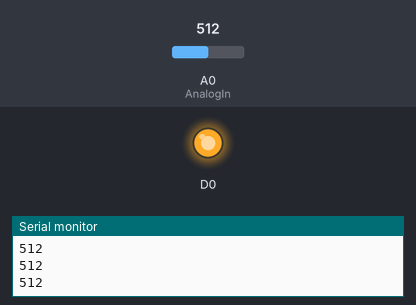
This sketch was run on a simulated ESP8266 (NodeMCU). On the bench: output pins drawn as LEDs (lit = HIGH), the last lines printed to the serial monitor. Inputs (shaded band) come from the test bench; at power-on: A0 (AnalogIn) = 512.

Above: at 1.2 s.
1.3 s: A0 (AnalogIn) set to 122
At 1.8 s:
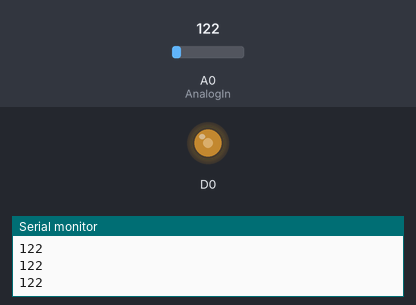
2.8 s: A0 (AnalogIn) set to 0
At 4.0 s:
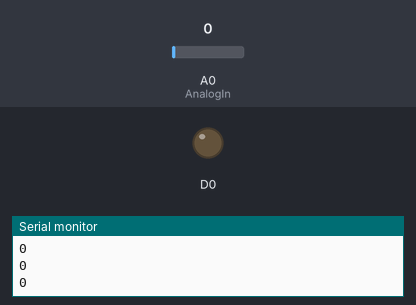
4.3 s: A0 (AnalogIn) set to 306
At 5.2 s:
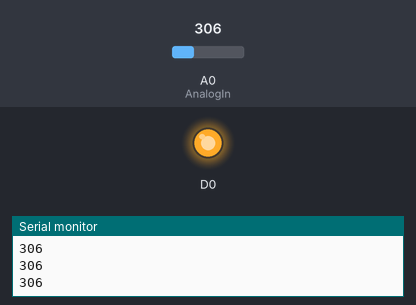
Timing chart, 0 to 7.3 s (numbered marks = the images above; inputs shaded):
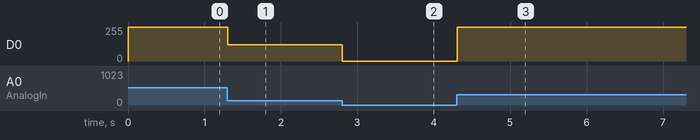

Measured:
- after the input at 1.3 s, D0: 255/255 → 122/255 at once
- after the input at 2.8 s, D0: 122/255 → 0/255 at once
- after the input at 4.3 s, D0: 0/255 → 255/255 at once

The sketch:

Lab2.ino
```cpp
const int AnalogIn = A0;
int val = 0;
void setup() {
 pinMode(AnalogIn, INPUT);
 pinMode(D0, OUTPUT);
 Serial.begin(9600);
}
void loop() {
  val = analogRead(AnalogIn);
  Serial.println(val);
  analogWrite(D0, val);
}
```
